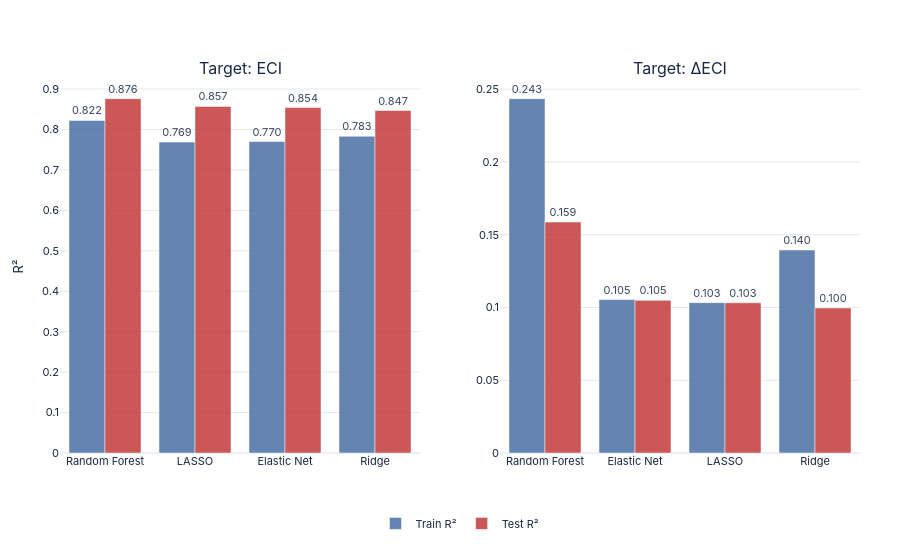
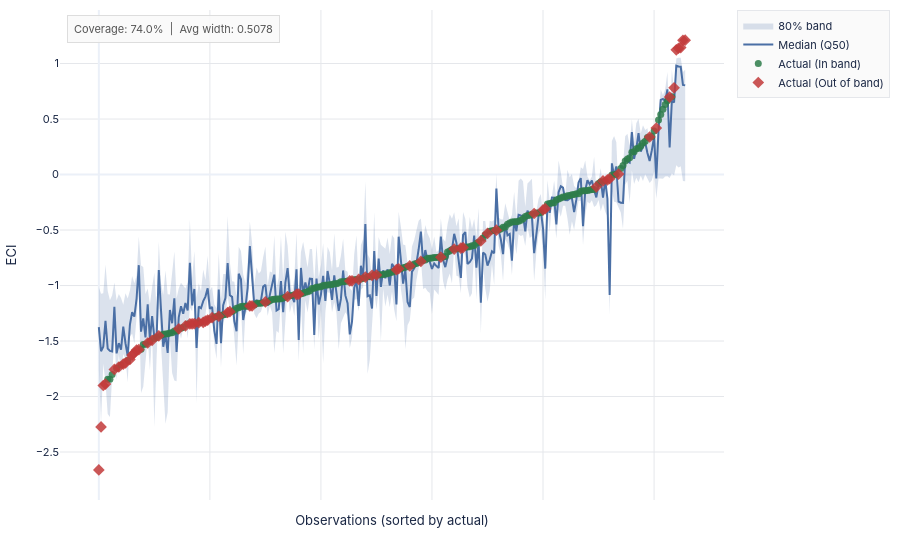
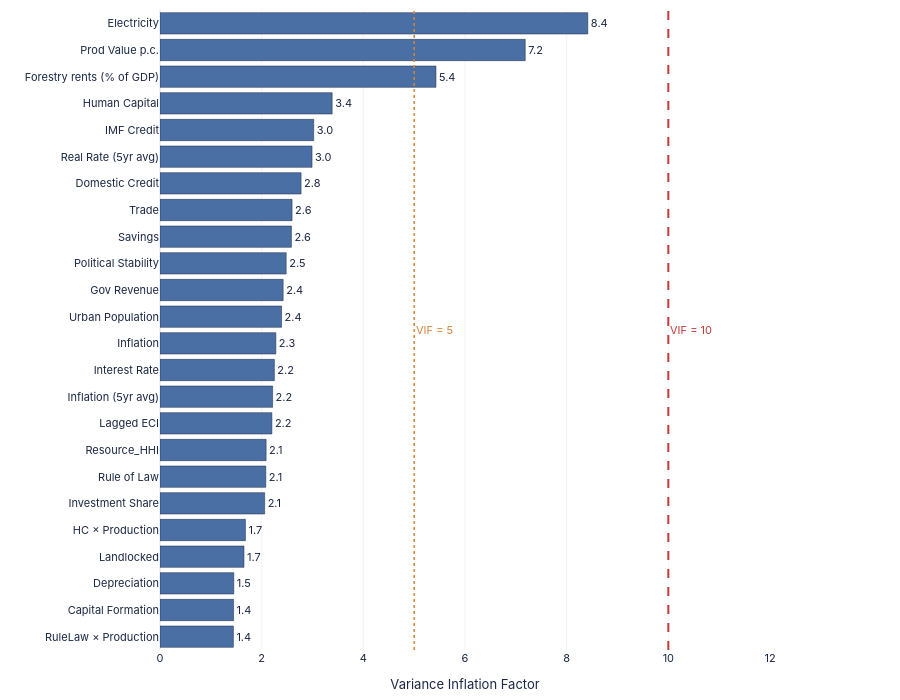
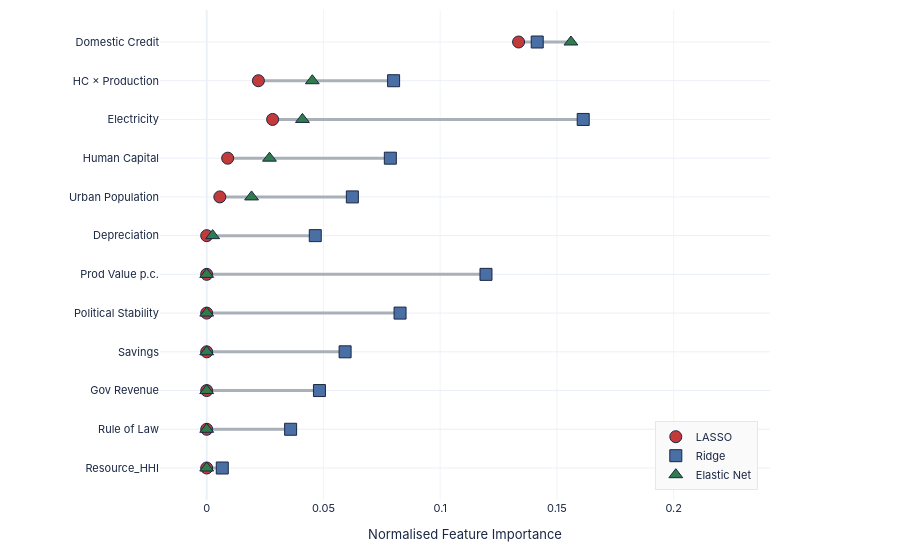

Notebook cell for these charts, in order:
### Markdown cell above
## 6. Visualisations — Interactive (Plotly)

Five interactive charts matching the static charts above.

### Code cell
# ── [A] Train vs Test R² ─────────────────────────────────────────────────────
print("[A] OOS R² comparison...")
figA = make_subplots(rows=1, cols=2, subplot_titles=['Target: ECI', 'Target: ΔECI'],
                     horizontal_spacing=0.1)
for col, perf in enumerate([perf_level, perf_delta], 1):
    figA.add_trace(go.Bar(name='Train R²', x=perf['Model'], y=perf['Train R²'],
                          marker_color=PALETTE['blue'], opacity=0.85,
                          text=[f'{v:.3f}' for v in perf['Train R²']], textposition='outside',
                          showlegend=(col==1)), row=1, col=col)
    figA.add_trace(go.Bar(name='Test R²',  x=perf['Model'], y=perf['Test R²'],
                          marker_color=PALETTE['red'],  opacity=0.85,
                          text=[f'{v:.3f}' for v in perf['Test R²']],  textposition='outside',
                          showlegend=(col==1)), row=1, col=col)
    figA.update_yaxes(title_text='R²' if col==1 else '',
                      gridcolor=STYLE['grid_color'], row=1, col=col)
figA.update_layout(**base_layout(barmode='group', height=STYLE['chart_height'],
                                  legend=dict(orientation='h', y=-0.15, x=0.5, xanchor='center',
                                              font=dict(size=STYLE['legend_size'])),
                                  margin=dict(l=60, r=40, t=80, b=80)))
save_chart(figA, os.path.join(OUT, 'OOS_R2_interactive'))


# ── [B] Prediction intervals ──────────────────────────────────────────────────
print("\n[B] Prediction intervals...")
plot_s  = interval_df.sort_values('Actual').reset_index(drop=True)
xlabels = plot_s.apply(lambda r: f"{r['Country Code']} {int(r['Year'])}", axis=1)

figB = go.Figure()
figB.add_trace(go.Scatter(
    x=list(range(len(plot_s))) + list(range(len(plot_s)))[::-1],
    y=plot_s['Q90'].tolist() + plot_s['Q10'].tolist()[::-1],
    fill='toself', fillcolor='rgba(74,111,165,0.2)',
    line=dict(color='rgba(0,0,0,0)'), hoverinfo='skip', name='80% band'))
figB.add_trace(go.Scatter(x=list(range(len(plot_s))), y=plot_s['Q50'],
    mode='lines', line=dict(color=PALETTE['blue'], width=2), name='Median (Q50)'))
for mask, color, sym, lbl in [
    (plot_s['In_Band'],  PALETTE['green'], 'circle',  'In band'),
    (~plot_s['In_Band'], PALETTE['red'],   'diamond', 'Out of band'),
]:
    figB.add_trace(go.Scatter(
        x=plot_s.index[mask].tolist(), y=plot_s.loc[mask, 'Actual'],
        mode='markers', marker=dict(color=color, size=7 if lbl=='In band' else 9, symbol=sym, opacity=0.85),
        name=f'Actual ({lbl})',
        hovertemplate='%{text}<br>Actual: %{y:.3f}<extra></extra>',
        text=xlabels[mask].tolist()))
figB.update_layout(**base_layout(
    xaxis=dict(title='Observations (sorted by actual)', showticklabels=False,
               gridcolor=STYLE['grid_color']),
    yaxis=dict(title='ECI', gridcolor=STYLE['grid_color']),
    annotations=[dict(text=f"Coverage: {coverage:.1%}  |  Avg width: {avg_width:.4f}",
                      xref='paper', yref='paper', x=0.01, y=0.99, showarrow=False,
                      font=dict(size=11, color='#555'),
                      bgcolor='rgba(250,250,250,0.9)', bordercolor='#ddd', borderwidth=1, borderpad=6)],
    legend=dict(font=dict(size=STYLE['legend_size']), bgcolor='rgba(250,250,250,0.9)',
                bordercolor='#e5e7eb', borderwidth=1)))
save_chart(figB, os.path.join(OUT, 'PredictionIntervals_interactive'))


# ── [C] VIF interactive ───────────────────────────────────────────────────────
print("\n[C] VIF chart (interactive)...")
vif_plot = vif_data.copy()
vif_plot['Short'] = vif_plot['Feature'].apply(shorten)
vif_plot = vif_plot.sort_values('VIF', ascending=True).reset_index(drop=True)
colors_vif = [PALETTE['red'] if v > 10 else PALETTE['blue'] for v in vif_plot['VIF']]

figC = go.Figure(go.Bar(
    y=vif_plot['Short'], x=vif_plot['VIF'], orientation='h',
    marker=dict(color=colors_vif, line=dict(color='#1a2744', width=0.5)),
    text=[f'{v:.1f}' for v in vif_plot['VIF']], textposition='outside',
    textfont=dict(size=STYLE['annotation_size'], color=STYLE['title_color']),
))
figC.add_vline(x=10, line=dict(color=PALETTE['red'],    width=2,   dash='dash'),
               annotation_text='VIF = 10', annotation_position='right',
               annotation_font=dict(size=STYLE['annotation_size'], color=PALETTE['red']))
figC.add_vline(x=5,  line=dict(color=PALETTE['orange'], width=1.5, dash='dot'),
               annotation_text='VIF = 5',  annotation_position='right',
               annotation_font=dict(size=STYLE['annotation_size'], color=PALETTE['orange']))
figC.update_layout(**base_layout(height=STYLE['chart_height_tall'], margin=STYLE['margin_bar'],
                                  xaxis=dict(title=dict(text='Variance Inflation Factor',
                                                        font=dict(size=STYLE['axis_title_size'])),
                                             gridcolor=STYLE['grid_color'], gridwidth=STYLE['grid_width'],
                                             range=[0, max(vif_plot['VIF'].max()*1.15, 12)]),
                                  yaxis=dict(tickfont=dict(size=STYLE['tick_size'])),
                                  showlegend=False))
save_chart(figC, os.path.join(OUT, 'VIF_model2_resource_rich_interactive'), width=1100, height=700)


# ── [D] Model Agreement interactive ──────────────────────────────────────────
print("\n[D] Model agreement (interactive)...")
top12_r = top12.iloc[::-1].reset_index(drop=True)
figD = go.Figure()
for _, row in top12_r.iterrows():
    vals = [row['LASSO'], row['Ridge'], row['Elastic Net']]
    figD.add_trace(go.Scatter(x=[min(vals), max(vals)], y=[row['Short'], row['Short']],
                               mode='lines', line=dict(color='#aab0b8', width=3),
                               showlegend=False, hoverinfo='skip'))
for mname, sym, col in [('LASSO','circle',PALETTE['red']),('Ridge','square',PALETTE['blue']),('Elastic Net','triangle-up',PALETTE['green'])]:
    figD.add_trace(go.Scatter(x=top12_r[mname], y=top12_r['Short'], mode='markers',
                               marker=dict(symbol=sym, size=12, color=col, line=dict(color='#1a2744', width=1)),
                               name=mname, hovertemplate='%{y}: %{x:.3f}<extra>' + mname + '</extra>'))
figD.update_layout(**base_layout(height=STYLE['chart_height'], margin=STYLE['margin_bar'],
                                  xaxis=dict(title=dict(text='Normalised Feature Importance',
                                                        font=dict(size=STYLE['axis_title_size'])),
                                             gridcolor=STYLE['grid_color'], gridwidth=STYLE['grid_width'],
                                             range=[-0.02, top12[['LASSO','Ridge','Elastic Net']].max().max()+0.08]),
                                  yaxis=dict(tickfont=dict(size=STYLE['tick_size'])),
                                  legend=dict(font=dict(size=STYLE['legend_size']),
                                              yanchor='bottom', y=0.02, xanchor='right', x=0.98,
                                              bgcolor='rgba(250,250,250,0.95)', bordercolor='#e5e7eb', borderwidth=1)))
save_chart(figD, os.path.join(OUT, 'ModelAgreement_model2_resource_rich_interactive'), width=1100, height=600)


# ── [E] RF importance interactive ─────────────────────────────────────────────
print("\n[E] RF importance (interactive)...")
def lerp_color(t, c_lo=(230,185,128), c_hi=(180,80,40)):
    return f'rgb({int(c_lo[0]+(c_hi[0]-c_lo[0])*t)},{int(c_lo[1]+(c_hi[1]-c_lo[1])*t)},{int(c_lo[2]+(c_hi[2]-c_lo[2])*t)})'

rf_top_r       = rf_top.iloc[::-1].reset_index(drop=True)
norm_vals_r    = (rf_top_r['Importance'] / rf_top_r['Importance'].max()).values
bar_colors_rf  = [lerp_color(v) for v in norm_vals_r]

figE = go.Figure(go.Bar(
    y=[shorten(f) for f in rf_top_r['Feature']], x=rf_top_r['Importance'], orientation='h',
    marker=dict(color=bar_colors_rf, line=dict(color='#1a2744', width=0.5)),
    text=[f'{v:.4f}' for v in rf_top_r['Importance']], textposition='outside',
    textfont=dict(size=STYLE['annotation_size'], color=STYLE['title_color']),
))
figE.update_layout(**base_layout(height=STYLE['chart_height_tall'], margin=STYLE['margin_bar'],
                                  xaxis=dict(title=dict(text='Mean Decrease in Impurity',
                                                        font=dict(size=STYLE['axis_title_size'])),
                                             gridcolor=STYLE['grid_color'], gridwidth=STYLE['grid_width'],
                                             range=[0, rf_top['Importance'].max()*1.22]),
                                  yaxis=dict(tickfont=dict(size=STYLE['tick_size'])),
                                  showlegend=False,
                                  annotations=[dict(text=f"OOB R²={rf.oob_score_:.3f}  |  200 trees  |  max_depth=4",
                                                    xref='paper', yref='paper', x=0.98, y=0.02,
                                                    showarrow=False, font=dict(size=STYLE['annotation_size'], color='#666'),
                                                    bgcolor='rgba(250,250,250,0.95)', bordercolor='#e5e7eb',
                                                    borderwidth=1, borderpad=6)]))
save_chart(figE, os.path.join(OUT, 'RF_model2_resource_rich_interactive'), width=1100, height=700)
print(f"\n✓ All interactive charts saved to {OUT}/")

### Figure 1 — Plotly figure (JSON) as saved in the notebook; plotly's stock layout.template omitted (floating-point values rounded to 4 significant figures)
{"data": [{"marker": {"color": "#4a6fa5"}, "name": "Train R²", "opacity": 0.85, "showlegend": true, "text": ["0.822", "0.769", "0.770", "0.783"], "textposition": "outside", "type": "bar", "x": ["Random Forest", "LASSO", "Elastic Net", "Ridge"], "xaxis": "x", "y": [0.8224, 0.7688, 0.7701, 0.7833], "yaxis": "y"}, {"marker": {"color": "#c23a3a"}, "name": "Test R²", "opacity": 0.85, "showlegend": true, "text": ["0.876", "0.857", "0.854", "0.847"], "textposition": "outside", "type": "bar", "x": ["Random Forest", "LASSO", "Elastic Net", "Ridge"], "xaxis": "x", "y": [0.8762, 0.857, 0.8541, 0.8469], "yaxis": "y"}, {"marker": {"color": "#4a6fa5"}, "name": "Train R²", "opacity": 0.85, "showlegend": false, "text": ["0.243", "0.105", "0.103", "0.140"], "textposition": "outside", "type": "bar", "x": ["Random Forest", "Elastic Net", "LASSO", "Ridge"], "xaxis": "x2", "y": [0.2435, 0.1054, 0.1033, 0.1395], "yaxis": "y2"}, {"marker": {"color": "#c23a3a"}, "name": "Test R²", "opacity": 0.85, "showlegend": false, "text": ["0.159", "0.105", "0.103", "0.100"], "textposition": "outside", "type": "bar", "x": ["Random Forest", "Elastic Net", "LASSO", "Ridge"], "xaxis": "x2", "y": [0.1587, 0.1049, 0.1032, 0.0997], "yaxis": "y2"}], "layout": {"annotations": [{"font": {"size": 16}, "showarrow": false, "text": "Target: ECI", "x": 0.225, "xanchor": "center", "xref": "paper", "y": 1, "yanchor": "bottom", "yref": "paper"}, {"font": {"size": 16}, "showarrow": false, "text": "Target: ΔECI", "x": 0.775, "xanchor": "center", "xref": "paper", "y": 1, "yanchor": "bottom", "yref": "paper"}], "barmode": "group", "font": {"color": "#1a2744", "family": "IBM Plex Sans, -apple-system, BlinkMacSystemFont, sans-serif", "size": 11}, "height": 550, "legend": {"font": {"size": 11}, "orientation": "h", "x": 0.5, "xanchor": "center", "y": -0.15}, "margin": {"b": 80, "l": 60, "r": 40, "t": 80}, "paper_bgcolor": "#FFFFFF", "plot_bgcolor": "#FFFFFF", "xaxis": {"anchor": "y", "domain": [0, 0.45]}, "xaxis2": {"anchor": "y2", "domain": [0.55, 1]}, "yaxis": {"anchor": "x", "domain": [0, 1], "gridcolor": "#e5e7eb", "title": {"text": "R²"}}, "yaxis2": {"anchor": "x2", "domain": [0, 1], "gridcolor": "#e5e7eb", "title": {"text": ""}}}}

### Figure 2 — Plotly figure (JSON) as saved in the notebook; plotly's stock layout.template omitted (floating-point values rounded to 4 significant figures; data arrays with more than 128 entries replaced by an {"elided": "..."} marker saying what was removed)
{"data": [{"fill": "toself", "fillcolor": "rgba(74,111,165,0.2)", "hoverinfo": "skip", "line": {"color": "rgba(0,0,0,0)"}, "name": "80% band", "type": "scatter", "x": {"elided": "530 int values"}, "y": {"elided": "530 float values"}}, {"line": {"color": "#4a6fa5", "width": 2}, "mode": "lines", "name": "Median (Q50)", "type": "scatter", "x": {"elided": "265 int values"}, "y": {"elided": "265 float values"}}, {"hovertemplate": "%{text}<br>Actual: %{y:.3f}<extra></extra>", "marker": {"color": "#2e7d4a", "opacity": 0.85, "size": 7, "symbol": "circle"}, "mode": "markers", "name": "Actual (In band)", "text": {"elided": "196 str values"}, "type": "scatter", "x": {"elided": "196 int values"}, "y": {"elided": "196 float values"}}, {"hovertemplate": "%{text}<br>Actual: %{y:.3f}<extra></extra>", "marker": {"color": "#c23a3a", "opacity": 0.85, "size": 9, "symbol": "diamond"}, "mode": "markers", "name": "Actual (Out of band)", "text": ["TCD 2016", "TCD 2017", "GNQ 2019", "IRQ 2016", "NGA 2016", "NGA 2018", "GIN 2017", "NGA 2017", "GNQ 2018", "DZA 2015", "GNQ 2016", "AGO 2017", "DZA 2018", "YEM 2019", "MDG 2019", "NER 2015", "MDG 2018", "YEM 2017", "MWI 2016", "NGA 2015", "MMR 2019", "MDG 2016", "MNG 2019", "COG 2015", "CMR 2018", "MOZ 2017", "VEN 2019", "GAB 2019", "AZE 2018", "COG 2018", "ECU 2019", "MNG 2017", "CIV 2019", "CMR 2016", "AGO 2015", "DZA 2016", "NER 2016", "ETH 2015", "TZA 2019", "MWI 2018", "TZA 2015", "LBR 2016", "LBR 2019", "MLI 2015", "UGA 2017", "UZB 2015", "UZB 2018", "CIV 2017", "ZMB 2017", "COG 2016", "MLI 2016", "KAZ 2015", "MLI 2019", "KAZ 2018", "LBR 2017", "IDN 2017", "EGY 2017", "VNM 2017", "TZA 2018", "IRN 2019", "ARE 2017", "KWT 2019", "BHR 2017", "SAU 2018", "MYS 2015", "MYS 2017", "MYS 2016", "MYS 2019", "MYS 2018"], "type": "scatter", "x": [0, 1, 2, 3, 7, 9, 11, 12, 14, 15, 16, 17, 18, 22, 24, 27, 36, 39, 41, 42, 43, 45, 47, 48, 49, 51, 54, 58, 59, 68, 69, 75, 85, 89, 90, 113, 114, 117, 120, 123, 125, 134, 135, 140, 145, 154, 160, 163, 164, 172, 175, 179, 196, 200, 201, 224, 227, 229, 230, 234, 248, 251, 257, 259, 260, 261, 262, 263, 264], "y": [-2.661, -2.274, -1.901, -1.888, -1.756, -1.734, -1.709, -1.698, -1.666, -1.626, -1.608, -1.581, -1.578, -1.518, -1.494, -1.453, -1.39, -1.364, -1.345, -1.345, -1.344, -1.335, -1.332, -1.32, -1.311, -1.29, -1.277, -1.243, -1.236, -1.184, -1.184, -1.148, -1.1, -1.079, -1.078, -0.959, -0.958, -0.945, -0.924, -0.908, -0.905, -0.857, -0.849, -0.823, -0.783, -0.745, -0.672, -0.663, -0.658, -0.598, -0.531, -0.501, -0.351, -0.319, -0.308, -0.111, -0.058, -0.048, -0.038, 0.004, 0.338, 0.419, 0.698, 0.781, 1.124, 1.138, 1.144, 1.209, 1.211]}], "layout": {"annotations": [{"bgcolor": "rgba(250,250,250,0.9)", "bordercolor": "#ddd", "borderpad": 6, "borderwidth": 1, "font": {"color": "#555", "size": 11}, "showarrow": false, "text": "Coverage: 74.0%  |  Avg width: 0.5078", "x": 0.01, "xref": "paper", "y": 0.99, "yref": "paper"}], "font": {"color": "#1a2744", "family": "IBM Plex Sans, -apple-system, BlinkMacSystemFont, sans-serif", "size": 11}, "height": 550, "legend": {"bgcolor": "rgba(250,250,250,0.9)", "bordercolor": "#e5e7eb", "borderwidth": 1, "font": {"size": 11}}, "margin": {"b": 50, "l": 60, "r": 40, "t": 10}, "paper_bgcolor": "#FFFFFF", "plot_bgcolor": "#FFFFFF", "xaxis": {"gridcolor": "#e5e7eb", "showticklabels": false, "title": {"text": "Observations (sorted by actual)"}}, "yaxis": {"gridcolor": "#e5e7eb", "title": {"text": "ECI"}}}}

### Figure 3 — Plotly figure (JSON) as saved in the notebook; plotly's stock layout.template omitted (floating-point values rounded to 4 significant figures)
{"data": [{"marker": {"color": ["#4a6fa5", "#4a6fa5", "#4a6fa5", "#4a6fa5", "#4a6fa5", "#4a6fa5", "#4a6fa5", "#4a6fa5", "#4a6fa5", "#4a6fa5", "#4a6fa5", "#4a6fa5", "#4a6fa5", "#4a6fa5", "#4a6fa5", "#4a6fa5", "#4a6fa5", "#4a6fa5", "#4a6fa5", "#4a6fa5", "#4a6fa5", "#4a6fa5", "#4a6fa5", "#4a6fa5"], "line": {"color": "#1a2744", "width": 0.5}}, "orientation": "h", "text": ["1.4", "1.4", "1.5", "1.7", "1.7", "2.1", "2.1", "2.1", "2.2", "2.2", "2.2", "2.3", "2.4", "2.4", "2.5", "2.6", "2.6", "2.8", "3.0", "3.0", "3.4", "5.4", "7.2", "8.4"], "textfont": {"color": "#1a2744", "size": 11}, "textposition": "outside", "type": "bar", "x": [1.444, 1.448, 1.452, 1.652, 1.681, 2.059, 2.081, 2.087, 2.201, 2.216, 2.25, 2.279, 2.391, 2.423, 2.483, 2.585, 2.598, 2.776, 2.991, 3.024, 3.387, 5.429, 7.185, 8.416], "y": ["RuleLaw × Production", "Capital Formation", "Depreciation", "Landlocked", "HC × Production", "Investment Share", "Rule of Law", "Resource_HHI", "Lagged ECI", "Inflation (5yr avg)", "Interest Rate", "Inflation", "Urban Population", "Gov Revenue", "Political Stability", "Savings", "Trade", "Domestic Credit", "Real Rate (5yr avg)", "IMF Credit", "Human Capital", "Forestry rents (% of GDP)", "Prod Value p.c.", "Electricity"]}], "layout": {"annotations": [{"font": {"color": "#c23a3a", "size": 11}, "showarrow": false, "text": "VIF = 10", "x": 10, "xanchor": "left", "xref": "x", "y": 0.5, "yanchor": "middle", "yref": "y domain"}, {"font": {"color": "#d4853b", "size": 11}, "showarrow": false, "text": "VIF = 5", "x": 5, "xanchor": "left", "xref": "x", "y": 0.5, "yanchor": "middle", "yref": "y domain"}], "font": {"color": "#1a2744", "family": "IBM Plex Sans, -apple-system, BlinkMacSystemFont, sans-serif", "size": 11}, "height": 700, "margin": {"b": 50, "l": 160, "r": 130, "t": 10}, "paper_bgcolor": "#FFFFFF", "plot_bgcolor": "#FFFFFF", "shapes": [{"line": {"color": "#c23a3a", "dash": "dash", "width": 2}, "type": "line", "x0": 10, "x1": 10, "xref": "x", "y0": 0, "y1": 1, "yref": "y domain"}, {"line": {"color": "#d4853b", "dash": "dot", "width": 1.5}, "type": "line", "x0": 5, "x1": 5, "xref": "x", "y0": 0, "y1": 1, "yref": "y domain"}], "showlegend": false, "xaxis": {"gridcolor": "#e5e7eb", "gridwidth": 0.5, "range": [0, 12], "title": {"font": {"size": 13}, "text": "Variance Inflation Factor"}}, "yaxis": {"tickfont": {"size": 11}}}}

### Figure 4 — Plotly figure (JSON) as saved in the notebook; plotly's stock layout.template omitted (floating-point values rounded to 4 significant figures)
{"data": [{"hoverinfo": "skip", "line": {"color": "#aab0b8", "width": 3}, "mode": "lines", "showlegend": false, "type": "scatter", "x": [0, 0.006669], "y": ["Resource_HHI", "Resource_HHI"]}, {"hoverinfo": "skip", "line": {"color": "#aab0b8", "width": 3}, "mode": "lines", "showlegend": false, "type": "scatter", "x": [0, 0.03594], "y": ["Rule of Law", "Rule of Law"]}, {"hoverinfo": "skip", "line": {"color": "#aab0b8", "width": 3}, "mode": "lines", "showlegend": false, "type": "scatter", "x": [0, 0.04829], "y": ["Gov Revenue", "Gov Revenue"]}, {"hoverinfo": "skip", "line": {"color": "#aab0b8", "width": 3}, "mode": "lines", "showlegend": false, "type": "scatter", "x": [0, 0.05927], "y": ["Savings", "Savings"]}, {"hoverinfo": "skip", "line": {"color": "#aab0b8", "width": 3}, "mode": "lines", "showlegend": false, "type": "scatter", "x": [0, 0.08281], "y": ["Political Stability", "Political Stability"]}, {"hoverinfo": "skip", "line": {"color": "#aab0b8", "width": 3}, "mode": "lines", "showlegend": false, "type": "scatter", "x": [0, 0.1196], "y": ["Prod Value p.c.", "Prod Value p.c."]}, {"hoverinfo": "skip", "line": {"color": "#aab0b8", "width": 3}, "mode": "lines", "showlegend": false, "type": "scatter", "x": [0, 0.0465], "y": ["Depreciation", "Depreciation"]}, {"hoverinfo": "skip", "line": {"color": "#aab0b8", "width": 3}, "mode": "lines", "showlegend": false, "type": "scatter", "x": [0.00563, 0.06238], "y": ["Urban Population", "Urban Population"]}, {"hoverinfo": "skip", "line": {"color": "#aab0b8", "width": 3}, "mode": "lines", "showlegend": false, "type": "scatter", "x": [0.008982, 0.07865], "y": ["Human Capital", "Human Capital"]}, {"hoverinfo": "skip", "line": {"color": "#aab0b8", "width": 3}, "mode": "lines", "showlegend": false, "type": "scatter", "x": [0.02823, 0.1613], "y": ["Electricity", "Electricity"]}, {"hoverinfo": "skip", "line": {"color": "#aab0b8", "width": 3}, "mode": "lines", "showlegend": false, "type": "scatter", "x": [0.02214, 0.08005], "y": ["HC × Production", "HC × Production"]}, {"hoverinfo": "skip", "line": {"color": "#aab0b8", "width": 3}, "mode": "lines", "showlegend": false, "type": "scatter", "x": [0.1336, 0.156], "y": ["Domestic Credit", "Domestic Credit"]}, {"hovertemplate": "%{y}: %{x:.3f}<extra>LASSO</extra>", "marker": {"color": "#c23a3a", "line": {"color": "#1a2744", "width": 1}, "size": 12, "symbol": "circle"}, "mode": "markers", "name": "LASSO", "type": "scatter", "x": [0.0, 0.0, 0.0, 0.0, 0.0, 0.0, 0.0, 0.00563, 0.008982, 0.02823, 0.02214, 0.1336], "y": ["Resource_HHI", "Rule of Law", "Gov Revenue", "Savings", "Political Stability", "Prod Value p.c.", "Depreciation", "Urban Population", "Human Capital", "Electricity", "HC × Production", "Domestic Credit"]}, {"hovertemplate": "%{y}: %{x:.3f}<extra>Ridge</extra>", "marker": {"color": "#4a6fa5", "line": {"color": "#1a2744", "width": 1}, "size": 12, "symbol": "square"}, "mode": "markers", "name": "Ridge", "type": "scatter", "x": [0.006669, 0.03594, 0.04829, 0.05927, 0.08281, 0.1196, 0.0465, 0.06238, 0.07865, 0.1613, 0.08005, 0.1416], "y": ["Resource_HHI", "Rule of Law", "Gov Revenue", "Savings", "Political Stability", "Prod Value p.c.", "Depreciation", "Urban Population", "Human Capital", "Electricity", "HC × Production", "Domestic Credit"]}, {"hovertemplate": "%{y}: %{x:.3f}<extra>Elastic Net</extra>", "marker": {"color": "#2e7d4a", "line": {"color": "#1a2744", "width": 1}, "size": 12, "symbol": "triangle-up"}, "mode": "markers", "name": "Elastic Net", "type": "scatter", "x": [0.0, 0.0, 0.0, 0.0, 0.0, 0.0, 0.002543, 0.01921, 0.02689, 0.041, 0.04523, 0.156], "y": ["Resource_HHI", "Rule of Law", "Gov Revenue", "Savings", "Political Stability", "Prod Value p.c.", "Depreciation", "Urban Population", "Human Capital", "Electricity", "HC × Production", "Domestic Credit"]}], "layout": {"font": {"color": "#1a2744", "family": "IBM Plex Sans, -apple-system, BlinkMacSystemFont, sans-serif", "size": 11}, "height": 550, "legend": {"bgcolor": "rgba(250,250,250,0.95)", "bordercolor": "#e5e7eb", "borderwidth": 1, "font": {"size": 11}, "x": 0.98, "xanchor": "right", "y": 0.02, "yanchor": "bottom"}, "margin": {"b": 50, "l": 160, "r": 130, "t": 10}, "paper_bgcolor": "#FFFFFF", "plot_bgcolor": "#FFFFFF", "xaxis": {"gridcolor": "#e5e7eb", "gridwidth": 0.5, "range": [-0.02, 0.2413], "title": {"font": {"size": 13}, "text": "Normalised Feature Importance"}}, "yaxis": {"tickfont": {"size": 11}}}}
